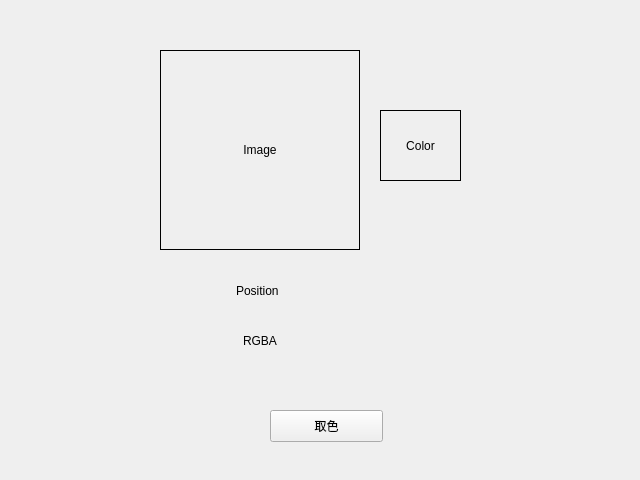
<?xml version="1.0" encoding="UTF-8"?>
<ui version="4.0">
 <class>MainWindow</class>
 <widget class="QMainWindow" name="MainWindow">
  <property name="geometry">
   <rect>
    <x>0</x>
    <y>0</y>
    <width>640</width>
    <height>480</height>
   </rect>
  </property>
  <property name="windowTitle">
   <string>MainWindow</string>
  </property>
  <widget class="QWidget" name="centralwidget">
   <widget class="QPushButton" name="GetPixelColorButton">
    <property name="geometry">
     <rect>
      <x>270</x>
      <y>410</y>
      <width>113</width>
      <height>32</height>
     </rect>
    </property>
    <property name="mouseTracking">
     <bool>true</bool>
    </property>
    <property name="text">
     <string>取色</string>
    </property>
   </widget>
   <widget class="QLabel" name="ColorValue">
    <property name="geometry">
     <rect>
      <x>243</x>
      <y>320</y>
      <width>201</width>
      <height>41</height>
     </rect>
    </property>
    <property name="text">
     <string>RGBA</string>
    </property>
    <property name="alignment">
     <set>Qt::AlignLeading|Qt::AlignLeft|Qt::AlignVCenter</set>
    </property>
   </widget>
   <widget class="QLabel" name="Image">
    <property name="geometry">
     <rect>
      <x>160</x>
      <y>50</y>
      <width>200</width>
      <height>200</height>
     </rect>
    </property>
    <property name="frameShape">
     <enum>QFrame::Box</enum>
    </property>
    <property name="text">
     <string>Image</string>
    </property>
    <property name="alignment">
     <set>Qt::AlignCenter</set>
    </property>
   </widget>
   <widget class="QLabel" name="ShowColor">
    <property name="geometry">
     <rect>
      <x>380</x>
      <y>110</y>
      <width>81</width>
      <height>71</height>
     </rect>
    </property>
    <property name="frameShape">
     <enum>QFrame::Box</enum>
    </property>
    <property name="frameShadow">
     <enum>QFrame::Plain</enum>
    </property>
    <property name="text">
     <string>Color</string>
    </property>
    <property name="alignment">
     <set>Qt::AlignCenter</set>
    </property>
   </widget>
   <widget class="QLabel" name="MousePosition">
    <property name="geometry">
     <rect>
      <x>236</x>
      <y>270</y>
      <width>191</width>
      <height>41</height>
     </rect>
    </property>
    <property name="text">
     <string>Position</string>
    </property>
   </widget>
  </widget>
 </widget>
 <resources/>
 <connections/>
</ui>
